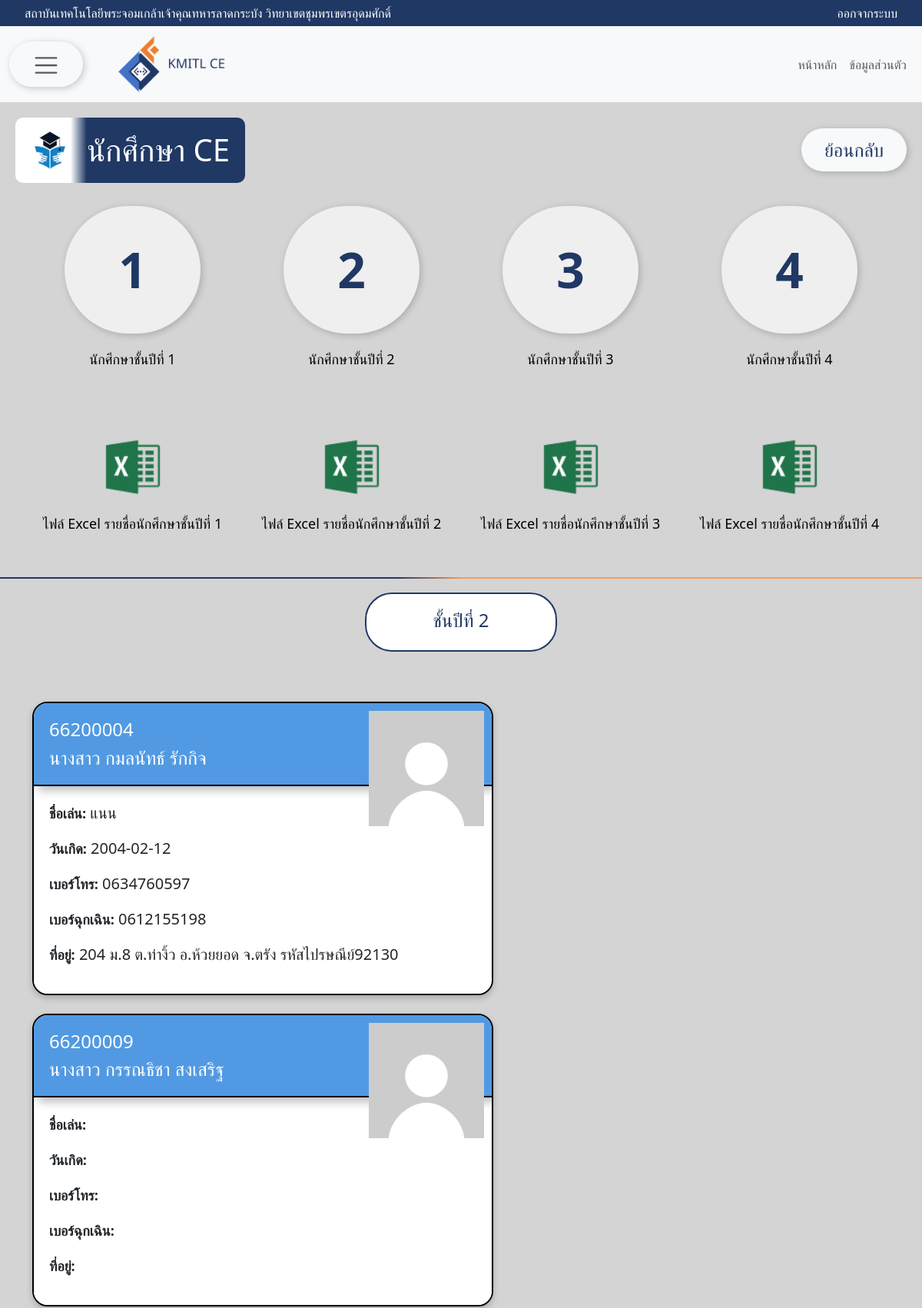
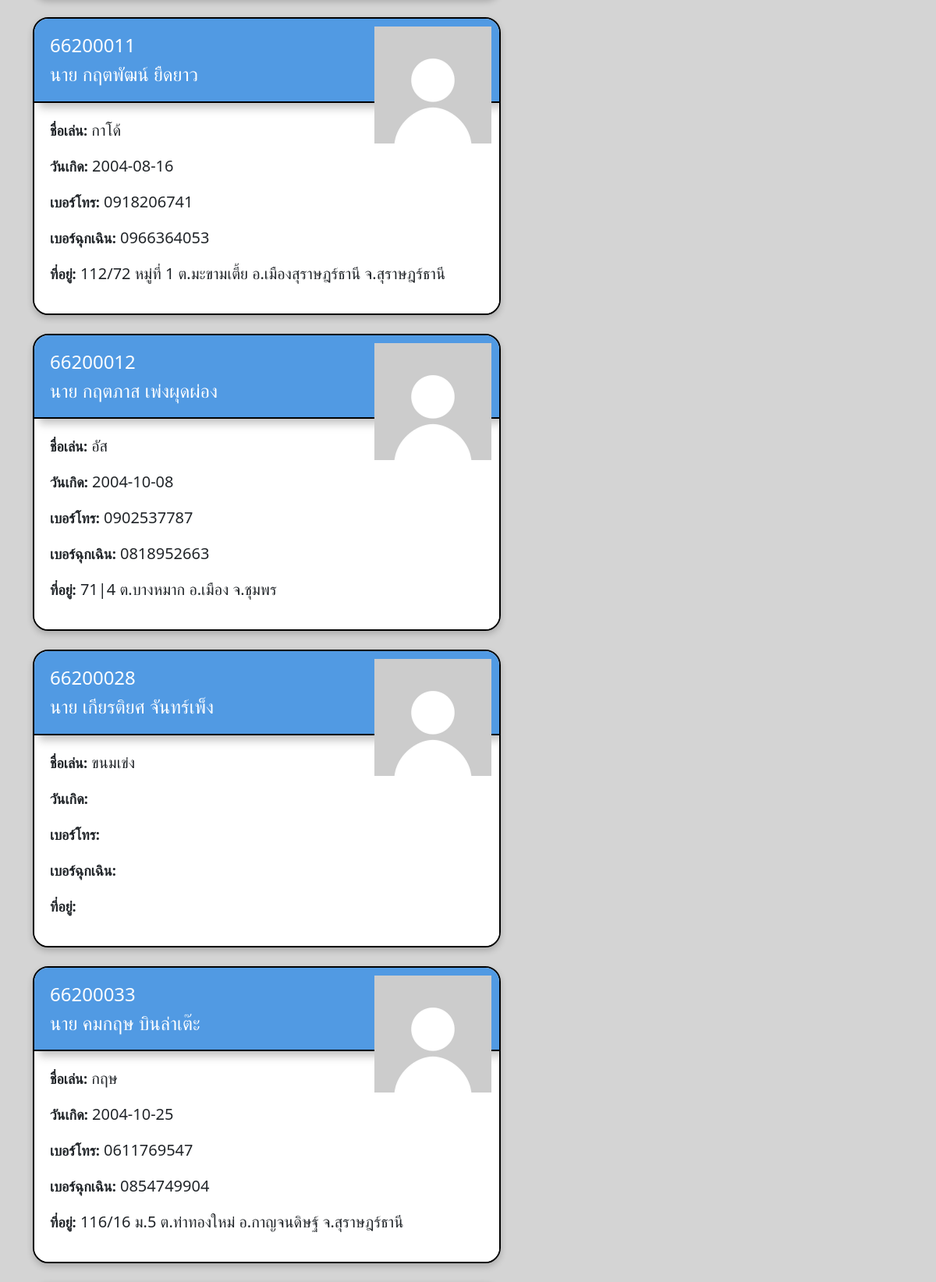
Screenshot of /php/src/student2.php (upper part) with the database file from the repository (2 pictures, top to bottom).
### tables this page shows
CREATE TABLE `user` (
  `email` varchar(50) NOT NULL,
  `id` int(11) NOT NULL,
  `student_id` varchar(10) NOT NULL,
  `title` varchar(30) NOT NULL,
  `full_name` varchar(100) NOT NULL,
  `nickname` varchar(50) DEFAULT NULL,
  `birthdate` date DEFAULT NULL,
  `gender` varchar(10) NOT NULL,
  `address` text,
  `phone` varchar(15) DEFAULT NULL,
  `e_phone` varchar(15) DEFAULT NULL,
  `password` varchar(255) NOT NULL
);

### php/src/student2.php (the view, shortened to what this page needs)
<?php
$conn = new mysqli("db", "root", "123456", "students");
$sql = "SELECT student_id, full_name, nickname, birthdate, phone, title ,address, e_phone FROM user WHERE id = 2 LIMIT 59";
$result = $conn->query($sql);
?>
<!DOCTYPE html>
<html lang="en">
<head>
    <link href="https://cdn.jsdelivr.net/npm/bootstrap@5.3.3/dist/css/bootstrap.min.css" rel="stylesheet"
>
    <link rel="stylesheet" href="student.css">
</head>
<body>
    <nav class="navbar1">
        <div class="container-fluid d-flex justify-content-between">
            <a class="navbar-brand">สถาบันเทคโนโลยีพระจอมเกล้าเจ้าคุณทหารลาดกระบัง วิทยาเขตชุมพรเขตรอุดมศักดิ์</a>
            <a class="navbar-brand ms-auto" href="logout.php">ออกจากระบบ</a>
        </div>
    </nav>
    <nav class="navbar navbar-expand-lg navbar-light bg-light">
        <div class="container-fluid">
            <div class="dropdown">
                <button class="btn btn-light" type="button" id="dropdownMenuButton" data-bs-toggle="dropdown" aria-expanded="false">
                    <span class="navbar-toggler-icon"></span>
                </button>
            </div>
            <a class="navbar-brand ms-3" href="home.php">
                <img src="assets/images/l.png" alt="Logo" style="width: 190px; height: auto;">
            </a>
            <div class="collapse navbar-collapse justify-content-end" id="navbarNav">
                <ul class="navbar-nav">
                    <li class="nav-item">
                        <a class="nav-link" href="home.php">หน้าหลัก</a>
                    </li>
                    <li class="nav-item">
                        <a class="nav-link" href="profile.php">ข้อมูลส่วนตัว</a>
                    </li>
                </ul>
            </div>
        </div>
    </nav>
    <div class="header-container">
        <span class="badge text-bg-primary header-content">
            <img src="assets/images/ce1.png" alt="Logo" class="logo">
            <h1 class="title">นักศึกษา CE</h1>
        </span>
        <button type="button" class="btn rounded-pill btn-light" onclick="window.location.href='/home.php'">ย้อนกลับ</button>
    </div>
    <div class="container text-center">
        <div class="row align-items-center">
            <div class="col">
                <div class="button-container">
                    <button type="button" class="btn1 rounded-pill btn-light" onclick="window.location.href='student1.php'">1</button>
                    <p>นักศึกษาชั้นปีที่ 1</p>
                </div>
            </div>
            <div class="col">
                <div class="button-container">
                    <button type="button" class="btn1 rounded-pill btn-light" onclick="window.location.href='student2.php'">2</button>
                    <p>นักศึกษาชั้นปีที่ 2</p>
                </div>
            </div>
            <div class="col">
                <div class="button-container">
                    <button type="button" class="btn1 rounded-pill btn-light" onclick="window.location.href='student3.php'">3</button>
                    <p>นักศึกษาชั้นปีที่ 3</p>
                </div>
            </div>
            <div class="col">
                <div class="button-container">
                    <button type="button" class="btn1 rounded-pill btn-light" onclick="window.location.href='student4.php'">4</button>
                    <p>นักศึกษาชั้นปีที่ 4</p>
                </div>
            </div>
        </div>
    </div>
    <div class="excel-container">
        <div class="container text-center">
            <div class="row align-items-center">
                <div class="col">
                    <div class="button-container">
                        <a href="https://docs.google.com/spreadsheets/d/1nbbLxoq5Pp_ko5333pWofbNLt7jF5Olf/edit?usp=sharing&ouid=118158580503866060132&rtpof=true&sd=true" download>
                            <img src="assets/images/excel.png" alt="Logo" class="logo">
                        </a>
                        <p>ไฟล์ Excel รายชื่อนักศึกษาชั้นปีที่ 1</p>
                    </div>
                </div>
                <div class="col">
                    <div class="button-container">
                        <a href="https://docs.google.com/spreadsheets/d/1KUx4QOMh_cmpeJIASF_he4Muya32XoD6/edit?usp=sharing&ouid=118158580503866060132&rtpof=true&sd=true" download>
                            <img src="assets/images/excel.png" alt="Logo" class="logo">
                        </a>
                        <p>ไฟล์ Excel รายชื่อนักศึกษาชั้นปีที่ 2</p>
                    </div>
                </div>
                <div class="col">
                    <div class="button-container">
                        <a href="https://docs.google.com/spreadsheets/d/1eLiDsyzjsekUgrctE0KQ3_Mu5C9zuVrs/edit?usp=sharing&ouid=118158580503866060132&rtpof=true&sd=true" download>
                            <img src="assets/images/excel.png" alt="Logo" class="logo">
                        </a>
                        <p>ไฟล์ Excel รายชื่อนักศึกษาชั้นปีที่ 3</p>
                    </div>
                </div>
                <div class="col">
                    <div class="button-container">
                        <a href="https://docs.google.com/spreadsheets/d/1cHsYZFupMN47kerEKZGqgS1nYcKSXTf7/edit?usp=sharing&ouid=118158580503866060132&rtpof=true&sd=true" download>
                            <img src="assets/images/excel.png" alt="Logo" class="logo">
                        </a>
                        <p>ไฟล์ Excel รายชื่อนักศึกษาชั้นปีที่ 4</p>
                    </div>
                </div>
            </div>
        </div>
        <div class="w-container">
            <div class="welcome-box">
                <h2 class="welcome-title">ชั้นปีที่ 2</h2>
            </div>
        </div>
        <div class="container text-center">
            <div class="row gy-4">
                <?php
                while ($row = $result->fetch_assoc()) {
                    $studentId = $row['student_id'];
                    $fullname = $row['full_name'];
                    $nickname = $row['nickname'];
                    $birthdate = $row['birthdate'];
                    $phone = $row['phone'];
                    $title = $row['title'];
                    $address = $row['address'];
                    $e_phone = $row['e_phone'];
                ?>
                    <div class="col">
                        <div class="card">
                            <div class="card-header">
                                <h5 class="card-title"><?php echo htmlspecialchars($studentId); ?></h5>
                                <h5 class="card-text"><?php echo htmlspecialchars($title); ?> <?php echo htmlspecialchars($fullname); ?></h5>
                            </div>
                            <div class="card-body">
                                <p><strong>ชื่อเล่น:</strong> <?php echo htmlspecialchars($nickname); ?></p>
                                <p><strong>วันเกิด:</strong> <?php echo htmlspecialchars($birthdate); ?></p>
                                <p><strong>เบอร์โทร:</strong> <?php echo htmlspecialchars($phone); ?></p>
                                <p><strong>เบอร์ฉุกเฉิน:</strong> <?php echo htmlspecialchars($e_phone); ?></p>
                                <p><strong>ที่อยู่:</strong> <?php echo htmlspecialchars($address); ?></p>
                            </div>
                            <img src="assets/images/pro.jpg" class="card-img-top" alt="Profile Image">
                        </div>
                    </div>
                <?php } ?>
            </div>
        </div>
    </div>
</body>
</html>

### php/src/student.css (style rules this page uses)
.navbar1 { background-color: #203864 !important; padding: 5px 20px; }
.navbar1 .navbar-brand { color: #ffffff !important; font-size: 16px; }
body { background-color: #d4d4d4; }
.header-container { display: flex; justify-content: space-between; align-items: center; margin-top: 20px; padding-left: 20px; }
.header-content { display: inline-flex; align-items: center; gap: 8px; padding: 2px 20px 2px 5px; border-radius: 10px; max-width: fit-content; background: linear-gradient(to right, #FFFFFF 24%, #203864 31%); color: white; }
.logo { width: 80px; height: auto; }
.title { margin: 0; }
.btn { margin-left: auto; margin-right: 20px; box-shadow: 2px 2px 10px rgba(0, 0, 0, 0.2); border: none; padding: 10px 30px; border-radius: 30px; font-size: 24px; color: #203864; }
.excel-container { border-bottom: 5px solid transparent; padding-bottom: 20px; background-position: top; background-repeat: no-repeat; background-size: 100% 2px; }
.w-container { border-bottom: 5px solid transparent; background-image: linear-gradient(to right, #203864 43%, #F79B5B 50%); padding-bottom: 20px; background-position: top; background-repeat: no-repeat; background-size: 100% 2px; display:flex; justify-content:center; }
.welcome-box { background-color: white; border: 2px solid #203864; border-radius: 35px; padding: 20px; width: 250px; height: 77px; margin: 20px auto; text-align: center; margin-bottom: 10px; }
.welcome-title { font-size: 24px; color: #203864; margin: 0; }
.container .row { margin-bottom: 40px; }
.container { padding-top: 30px; }
.button-container { display: flex; flex-direction: column; align-items: center; justify-content: center; }
.btn1 { height: 166px; width: 177px; box-shadow: 2px 2px 10px rgba(0, 0, 0, 0.2); border: none; border-radius: 100px; font-size: 64px; color: #203864; font-weight: bold; display: flex; justify-content: center; align-items: center; text-align: center; }
.button-container p { margin-top: 20px; font-size: 18px; color: #000; }
.card { width: 600px; position: relative; border: 1px solid #ccc; box-shadow: 0 4px 8px rgba(0, 0, 0, 0.2); border-radius: 20px; overflow: hidden; background-color: white; display: flex; border: 2px solid #000000; flex-direction: column; }
.card-header { background-color: #519ae3; height: auto; width: 100%; filter: drop-shadow(6px 6px 6px rgba(0, 0, 0, 0.25)); border-bottom: 2px solid #000000; padding: 20px; color: white; display: flex; flex-direction: column; align-items: flex-start; }
.card-title, .card-text { margin: 10; font-size: 24px; }
.card-body { padding: 20px; text-align: left; background-color: white; flex: 1; }
.card-img-top { width: 150px; height: 150px; position: absolute; top: 0; right: 0; object-fit: cover; margin: 10px; border-radius: 0; }
.card-body p { font-size: 20px; line-height: 1.5; }
.card-body strong { font-size: 18px; font-weight: bold; }

### rows the page displays
user: student_id "66200004", title "นางสาว", full_name "กมลนัทธ์ รักกิจ", nickname "แนน", birthdate "2004-02-12", phone "0634760597", e_phone "0612155198", address "204 ม.8 ต.ท่างิ้ว อ.ห้วยยอด จ.ตรัง รหัสไปรษณีย์92130"
user: student_id "66200009", title "นางสาว", full_name "กรรณธิชา สงเสริฐ"
user: student_id "66200011", title "นาย", full_name "กฤตพัฒน์ ยืดยาว", nickname "กาโด้", birthdate "2004-08-16", phone "0918206741", e_phone "0966364053", address "112/72 หมู่ที่ 1 ต.มะขามเตี้ย อ.เมืองสุราษฎร์ธานี จ.สุราษฎร์ธานี"
user: student_id "66200012", title "นาย", full_name "กฤตภาส เพ่งผุดผ่อง", nickname "อัส", birthdate "2004-10-08", phone "0902537787", e_phone "0818952663", address "71|4 ต.บางหมาก อ.เมือง จ.ชุมพร"
user: student_id "66200028", title "นาย", full_name "เกียรติยศ จันทร์เพ็ง", nickname "ขนมเข่ง"
user: student_id "66200033", title "นาย", full_name "คมกฤษ บินล่าเต๊ะ", nickname "กฤษ", birthdate "2004-10-25", phone "0611769547", e_phone "0854749904", address "116/16 ม.5 ต.ท่าทองใหม่ อ.กาญจนดิษฐ์ จ.สุราษฎร์ธานี"
